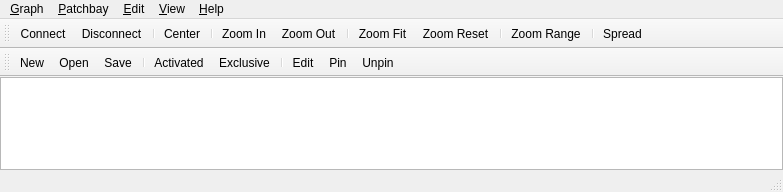
<?xml version="1.0" encoding="UTF-8"?>
<ui version="4.0">
 <author>rncbc aka Rui Nuno Capela</author>
 <comment>qpwgraph - A PipeWire Graph Qt GUI Interface

   Copyright (C) 2021-2026, rncbc aka Rui Nuno Capela. All rights reserved.

   This program is free software; you can redistribute it and/or
   modify it under the terms of the GNU General Public License
   as published by the Free Software Foundation; either version 2
   of the License, or (at your option) any later version.

   This program is distributed in the hope that it will be useful,
   but WITHOUT ANY WARRANTY; without even the implied warranty of
   MERCHANTABILITY or FITNESS FOR A PARTICULAR PURPOSE.  See the
   GNU General Public License for more details.

   You should have received a copy of the GNU General Public License along
   with this program; if not, write to the Free Software Foundation, Inc.,
   51 Franklin Street, Fifth Floor, Boston, MA 02110-1301 USA.

 </comment>
 <class>qpwgraph_main</class>
 <widget class="QMainWindow" name="qpwgraph_main">
  <property name="geometry">
   <rect>
    <x>0</x>
    <y>0</y>
    <width>783</width>
    <height>192</height>
   </rect>
  </property>
  <property name="windowTitle">
   <string>qpwgraph</string>
  </property>
  <property name="windowIcon">
   <iconset resource="qpwgraph.qrc">
    <normaloff>:/images/qpwgraph.svg</normaloff>:/images/qpwgraph.svg</iconset>
  </property>
  <widget class="QWidget" name="MainCentralWidget">
   <layout class="QVBoxLayout">
    <property name="spacing">
     <number>0</number>
    </property>
    <property name="margin" stdset="0">
     <number>0</number>
    </property>
    <item>
     <widget class="qpwgraph_canvas" name="graphCanvas"/>
    </item>
   </layout>
  </widget>
  <widget class="QStatusBar" name="StatusBar"/>
  <widget class="QMenuBar" name="MenuBar">
   <property name="geometry">
    <rect>
     <x>0</x>
     <y>0</y>
     <width>783</width>
     <height>22</height>
    </rect>
   </property>
   <widget class="QMenu" name="graphMenu">
    <property name="title">
     <string>&amp;Graph</string>
    </property>
    <addaction name="graphConnectAction"/>
    <addaction name="graphDisconnectAction"/>
    <addaction name="separator"/>
    <addaction name="graphOptionsAction"/>
    <addaction name="separator"/>
    <addaction name="graphQuitAction"/>
   </widget>
   <widget class="QMenu" name="patchbayMenu">
    <property name="title">
     <string>&amp;Patchbay</string>
    </property>
    <widget class="QMenu" name="patchbayOpenRecentMenu">
     <property name="title">
      <string>Open &amp;Recent</string>
     </property>
    </widget>
    <addaction name="patchbayNewAction"/>
    <addaction name="separator"/>
    <addaction name="patchbayOpenAction"/>
    <addaction name="patchbayOpenRecentMenu"/>
    <addaction name="separator"/>
    <addaction name="patchbaySaveAction"/>
    <addaction name="patchbaySaveAsAction"/>
    <addaction name="separator"/>
    <addaction name="patchbayActivatedAction"/>
    <addaction name="patchbayExclusiveAction"/>
    <addaction name="separator"/>
    <addaction name="patchbayEditAction"/>
    <addaction name="patchbayPinAction"/>
    <addaction name="patchbayUnpinAction"/>
    <addaction name="separator"/>
    <addaction name="patchbayAutoPinAction"/>
    <addaction name="patchbayAutoDisconnectAction"/>
    <addaction name="separator"/>
    <addaction name="patchbayManageAction"/>
   </widget>
   <widget class="QMenu" name="editMenu">
    <property name="title">
     <string>&amp;Edit</string>
    </property>
    <addaction name="editSelectAllAction"/>
    <addaction name="editSelectNoneAction"/>
    <addaction name="editSelectInvertAction"/>
    <addaction name="separator"/>
    <addaction name="editSearchItemAction"/>
    <addaction name="editRenameItemAction"/>
   </widget>
   <widget class="QMenu" name="viewMenu">
    <property name="title">
     <string>&amp;View</string>
    </property>
    <widget class="QMenu" name="viewToolbarMenu">
     <property name="title">
      <string>&amp;Toolbar</string>
     </property>
     <addaction name="viewGraphToolbarAction"/>
     <addaction name="viewPatchbayToolbarAction"/>
    </widget>
    <widget class="QMenu" name="viewThumbviewMenu">
     <property name="title">
      <string>T&amp;humbview</string>
     </property>
     <property name="icon">
      <iconset resource="qpwgraph.qrc">
       <normaloff>:/images/viewThumbview.png</normaloff>:/images/viewThumbview.png</iconset>
     </property>
     <addaction name="viewThumbviewTopLeftAction"/>
     <addaction name="viewThumbviewTopRightAction"/>
     <addaction name="viewThumbviewBottomLeftAction"/>
     <addaction name="viewThumbviewBottomRightAction"/>
     <addaction name="separator"/>
     <addaction name="viewThumbviewNoneAction"/>
    </widget>
    <widget class="QMenu" name="viewZoomMenu">
     <property name="title">
      <string>&amp;Zoom</string>
     </property>
     <property name="icon">
      <iconset resource="qpwgraph.qrc">
       <normaloff>:/images/viewZoomTool.png</normaloff>:/images/viewZoomTool.png</iconset>
     </property>
     <addaction name="viewZoomInAction"/>
     <addaction name="viewZoomOutAction"/>
     <addaction name="separator"/>
     <addaction name="viewZoomFitAction"/>
     <addaction name="viewZoomResetAction"/>
    </widget>
    <widget class="QMenu" name="viewColorsMenu">
     <property name="title">
      <string>Co&amp;lors</string>
     </property>
     <property name="icon">
      <iconset resource="qpwgraph.qrc">
       <normaloff>:/images/viewColors.png</normaloff>:/images/viewColors.png</iconset>
     </property>
     <addaction name="viewColorsPipewireAudioAction"/>
     <addaction name="viewColorsPipewireMidiAction"/>
     <addaction name="viewColorsPipewireVideoAction"/>
     <addaction name="viewColorsPipewireOtherAction"/>
     <addaction name="separator"/>
     <addaction name="viewColorsResetAction"/>
    </widget>
    <widget class="QMenu" name="viewSortMenu">
     <property name="title">
      <string>S&amp;ort</string>
     </property>
     <addaction name="viewSortPortNameAction"/>
     <addaction name="viewSortPortTitleAction"/>
     <addaction name="viewSortPortIndexAction"/>
     <addaction name="separator"/>
     <addaction name="viewSortAscendingAction"/>
     <addaction name="viewSortDescendingAction"/>
    </widget>
    <addaction name="viewMenubarAction"/>
    <addaction name="viewToolbarMenu"/>
    <addaction name="viewStatusbarAction"/>
    <addaction name="separator"/>
    <addaction name="viewThumbviewMenu"/>
    <addaction name="separator"/>
    <addaction name="viewTextBesideIconsAction"/>
    <addaction name="viewColorsMenu"/>
    <addaction name="viewSortMenu"/>
    <addaction name="separator"/>
    <addaction name="viewCenterAction"/>
    <addaction name="viewZoomMenu"/>
    <addaction name="viewZoomRangeAction"/>
    <addaction name="separator"/>
    <addaction name="viewRepelOverlappingNodesAction"/>
    <addaction name="viewConnectThroughNodesAction"/>
    <addaction name="viewHidePulseVolumeAction"/>
    <addaction name="separator"/>
    <addaction name="viewArrangeNodesAction"/>
    <addaction name="separator"/>
    <addaction name="viewRefreshAction"/>
   </widget>
   <widget class="QMenu" name="helpMenu">
    <property name="title">
     <string>&amp;Help</string>
    </property>
    <addaction name="helpAboutAction"/>
    <addaction name="helpAboutQtAction"/>
   </widget>
   <addaction name="graphMenu"/>
   <addaction name="patchbayMenu"/>
   <addaction name="editMenu"/>
   <addaction name="viewMenu"/>
   <addaction name="separator"/>
   <addaction name="helpMenu"/>
  </widget>
  <widget class="QToolBar" name="graphToolbar">
   <property name="allowedAreas">
    <set>Qt::AllToolBarAreas</set>
   </property>
   <property name="orientation">
    <enum>Qt::Horizontal</enum>
   </property>
   <property name="toolButtonStyle">
    <enum>Qt::ToolButtonTextBesideIcon</enum>
   </property>
   <property name="floatable">
    <bool>true</bool>
   </property>
   <attribute name="toolBarArea">
    <enum>TopToolBarArea</enum>
   </attribute>
   <attribute name="toolBarBreak">
    <bool>false</bool>
   </attribute>
   <addaction name="graphConnectAction"/>
   <addaction name="graphDisconnectAction"/>
   <addaction name="separator"/>
   <addaction name="viewCenterAction"/>
   <addaction name="separator"/>
   <addaction name="viewZoomInAction"/>
   <addaction name="viewZoomOutAction"/>
   <addaction name="separator"/>
   <addaction name="viewZoomFitAction"/>
   <addaction name="viewZoomResetAction"/>
   <addaction name="separator"/>
   <addaction name="viewZoomRangeAction"/>
   <addaction name="separator"/>
   <addaction name="actionSpread"/>
  </widget>
  <widget class="QToolBar" name="patchbayToolbar">
   <property name="allowedAreas">
    <set>Qt::AllToolBarAreas</set>
   </property>
   <property name="orientation">
    <enum>Qt::Horizontal</enum>
   </property>
   <property name="toolButtonStyle">
    <enum>Qt::ToolButtonTextBesideIcon</enum>
   </property>
   <property name="floatable">
    <bool>true</bool>
   </property>
   <attribute name="toolBarArea">
    <enum>TopToolBarArea</enum>
   </attribute>
   <attribute name="toolBarBreak">
    <bool>true</bool>
   </attribute>
   <addaction name="patchbayNewAction"/>
   <addaction name="patchbayOpenAction"/>
   <addaction name="patchbaySaveAction"/>
   <addaction name="separator"/>
   <addaction name="patchbayActivatedAction"/>
   <addaction name="patchbayExclusiveAction"/>
   <addaction name="separator"/>
   <addaction name="patchbayEditAction"/>
   <addaction name="patchbayPinAction"/>
   <addaction name="patchbayUnpinAction"/>
  </widget>
  <action name="graphConnectAction">
   <property name="icon">
    <iconset resource="qpwgraph.qrc">
     <normaloff>:/images/itemConnect.png</normaloff>:/images/itemConnect.png</iconset>
   </property>
   <property name="text">
    <string>&amp;Connect</string>
   </property>
   <property name="iconText">
    <string>Connect</string>
   </property>
   <property name="toolTip">
    <string>Connect</string>
   </property>
   <property name="statusTip">
    <string>Connect selected ports</string>
   </property>
   <property name="shortcut">
    <string>Ctrl+C</string>
   </property>
  </action>
  <action name="graphDisconnectAction">
   <property name="icon">
    <iconset resource="qpwgraph.qrc">
     <normaloff>:/images/itemDisconnect.png</normaloff>:/images/itemDisconnect.png</iconset>
   </property>
   <property name="text">
    <string>&amp;Disconnect</string>
   </property>
   <property name="iconText">
    <string>Disconnect</string>
   </property>
   <property name="toolTip">
    <string>Disconnect</string>
   </property>
   <property name="statusTip">
    <string>Disconnect selected ports</string>
   </property>
   <property name="shortcut">
    <string>Ctrl+D</string>
   </property>
  </action>
  <action name="graphOptionsAction">
   <property name="text">
    <string>&amp;Options...</string>
   </property>
   <property name="iconText">
    <string>Options</string>
   </property>
   <property name="toolTip">
    <string>Options</string>
   </property>
   <property name="statusTip">
    <string>Change general application program options</string>
   </property>
   <property name="shortcut">
    <string/>
   </property>
  </action>
  <action name="graphQuitAction">
   <property name="text">
    <string>&amp;Quit</string>
   </property>
   <property name="iconText">
    <string>Quit</string>
   </property>
   <property name="toolTip">
    <string>Quit</string>
   </property>
   <property name="statusTip">
    <string>Quit this application program</string>
   </property>
   <property name="shortcut">
    <string>Ctrl+Q</string>
   </property>
  </action>
  <action name="patchbayNewAction">
   <property name="icon">
    <iconset resource="qpwgraph.qrc">
     <normaloff>:/images/fileNew.png</normaloff>:/images/fileNew.png</iconset>
   </property>
   <property name="text">
    <string>&amp;New</string>
   </property>
   <property name="iconText">
    <string>New</string>
   </property>
   <property name="toolTip">
    <string>New patchbay</string>
   </property>
   <property name="statusTip">
    <string>New patchbay</string>
   </property>
   <property name="shortcut">
    <string>Ctrl+N</string>
   </property>
  </action>
  <action name="patchbayOpenAction">
   <property name="icon">
    <iconset resource="qpwgraph.qrc">
     <normaloff>:/images/fileOpen.png</normaloff>:/images/fileOpen.png</iconset>
   </property>
   <property name="text">
    <string>&amp;Open...</string>
   </property>
   <property name="iconText">
    <string>Open</string>
   </property>
   <property name="toolTip">
    <string>Open patchbay</string>
   </property>
   <property name="statusTip">
    <string>Open patchbay</string>
   </property>
   <property name="shortcut">
    <string>Ctrl+O</string>
   </property>
  </action>
  <action name="patchbaySaveAction">
   <property name="icon">
    <iconset resource="qpwgraph.qrc">
     <normaloff>:/images/fileSave.png</normaloff>:/images/fileSave.png</iconset>
   </property>
   <property name="text">
    <string>&amp;Save</string>
   </property>
   <property name="iconText">
    <string>Save</string>
   </property>
   <property name="toolTip">
    <string>Save patchbay</string>
   </property>
   <property name="statusTip">
    <string>Save current patchbay</string>
   </property>
   <property name="shortcut">
    <string>Ctrl+S</string>
   </property>
  </action>
  <action name="patchbaySaveAsAction">
   <property name="text">
    <string>Save &amp;As...</string>
   </property>
   <property name="iconText">
    <string>Save As</string>
   </property>
   <property name="toolTip">
    <string>Save as</string>
   </property>
   <property name="statusTip">
    <string>Save current patchbay with another name</string>
   </property>
  </action>
  <action name="patchbayActivatedAction">
   <property name="checkable">
    <bool>true</bool>
   </property>
   <property name="icon">
    <iconset resource="qpwgraph.qrc">
     <normaloff>:/images/itemActivate.png</normaloff>:/images/itemActivate.png</iconset>
   </property>
   <property name="text">
    <string>Act&amp;ivated</string>
   </property>
   <property name="iconText">
    <string>Activated</string>
   </property>
   <property name="toolTip">
    <string>Activated patchbay</string>
   </property>
   <property name="statusTip">
    <string>Activate current patchbay</string>
   </property>
   <property name="shortcut">
    <string/>
   </property>
  </action>
  <action name="patchbayExclusiveAction">
   <property name="checkable">
    <bool>true</bool>
   </property>
   <property name="icon">
    <iconset resource="qpwgraph.qrc">
     <normaloff>:/images/itemExclusive.png</normaloff>:/images/itemExclusive.png</iconset>
   </property>
   <property name="text">
    <string>E&amp;xclusive</string>
   </property>
   <property name="iconText">
    <string>Exclusive</string>
   </property>
   <property name="toolTip">
    <string>Exclusive patchbay</string>
   </property>
   <property name="statusTip">
    <string>Exclusive current patchbay</string>
   </property>
   <property name="shortcut">
    <string/>
   </property>
  </action>
  <action name="patchbayEditAction">
   <property name="checkable">
    <bool>true</bool>
   </property>
   <property name="icon">
    <iconset resource="qpwgraph.qrc">
     <normaloff>:/images/itemEdit.png</normaloff>:/images/itemEdit.png</iconset>
   </property>
   <property name="text">
    <string>&amp;Edit</string>
   </property>
   <property name="iconText">
    <string>Edit</string>
   </property>
   <property name="toolTip">
    <string>Edit patchbay</string>
   </property>
   <property name="statusTip">
    <string>Edit current patchbay</string>
   </property>
   <property name="shortcut">
    <string/>
   </property>
  </action>
  <action name="patchbayPinAction">
   <property name="icon">
    <iconset resource="qpwgraph.qrc">
     <normaloff>:/images/itemPin.png</normaloff>:/images/itemPin.png</iconset>
   </property>
   <property name="text">
    <string>&amp;Pin</string>
   </property>
   <property name="iconText">
    <string>Pin</string>
   </property>
   <property name="toolTip">
    <string>Pin connection</string>
   </property>
   <property name="statusTip">
    <string>Pin connection to current patchbay</string>
   </property>
   <property name="shortcut">
    <string/>
   </property>
  </action>
  <action name="patchbayUnpinAction">
   <property name="icon">
    <iconset resource="qpwgraph.qrc">
     <normaloff>:/images/itemUnpin.png</normaloff>:/images/itemUnpin.png</iconset>
   </property>
   <property name="text">
    <string>&amp;Unpin</string>
   </property>
   <property name="iconText">
    <string>Unpin</string>
   </property>
   <property name="toolTip">
    <string>Unpin connection</string>
   </property>
   <property name="statusTip">
    <string>Unpin connection from current patchbay</string>
   </property>
   <property name="shortcut">
    <string/>
   </property>
  </action>
  <action name="patchbayAutoPinAction">
   <property name="checkable">
    <bool>true</bool>
   </property>
   <property name="text">
    <string>Au&amp;to Pin</string>
   </property>
   <property name="toolTip">
    <string>Auto pin connections</string>
   </property>
   <property name="statusTip">
    <string>Auto pin connections to current patchbay</string>
   </property>
   <property name="shortcut">
    <string/>
   </property>
  </action>
  <action name="patchbayAutoDisconnectAction">
   <property name="checkable">
    <bool>true</bool>
   </property>
   <property name="text">
    <string>Auto &amp;Disconnect</string>
   </property>
   <property name="toolTip">
    <string>Auto disconnect on deactivate</string>
   </property>
   <property name="statusTip">
    <string>Auto disconnect on deactivate current patchbay</string>
   </property>
   <property name="shortcut">
    <string/>
   </property>
  </action>
  <action name="patchbayManageAction">
   <property name="text">
    <string>&amp;Manage...</string>
   </property>
   <property name="toolTip">
    <string>Manage</string>
   </property>
   <property name="statusTip">
    <string>Manage current patchbay</string>
   </property>
   <property name="shortcut">
    <string/>
   </property>
  </action>
  <action name="editSelectAllAction">
   <property name="text">
    <string>Select &amp;All</string>
   </property>
   <property name="iconText">
    <string>Select All</string>
   </property>
   <property name="toolTip">
    <string>Select All</string>
   </property>
   <property name="statusTip">
    <string>Select All</string>
   </property>
   <property name="shortcut">
    <string>Ctrl+A</string>
   </property>
  </action>
  <action name="editSelectNoneAction">
   <property name="text">
    <string>Select &amp;None</string>
   </property>
   <property name="iconText">
    <string>Select None</string>
   </property>
   <property name="toolTip">
    <string>Select None</string>
   </property>
   <property name="statusTip">
    <string>Select None</string>
   </property>
   <property name="shortcut">
    <string>Ctrl+Shift+A</string>
   </property>
  </action>
  <action name="editSelectInvertAction">
   <property name="text">
    <string>Select &amp;Invert</string>
   </property>
   <property name="iconText">
    <string>Select Invert</string>
   </property>
   <property name="toolTip">
    <string>Select Invert</string>
   </property>
   <property name="statusTip">
    <string>Select Invert</string>
   </property>
   <property name="shortcut">
    <string>Ctrl+I</string>
   </property>
  </action>
  <action name="editSearchItemAction">
   <property name="icon">
    <iconset resource="qpwgraph.qrc">
     <normaloff>:/images/itemFind.png</normaloff>:/images/itemFind.png</iconset>
   </property>
   <property name="text">
    <string>&amp;Find...</string>
   </property>
   <property name="iconText">
    <string>Find</string>
   </property>
   <property name="toolTip">
    <string>Find nodes</string>
   </property>
   <property name="statusTip">
    <string>Find nodes</string>
   </property>
   <property name="shortcut">
    <string>Ctrl+F</string>
   </property>
  </action>
  <action name="editRenameItemAction">
   <property name="icon">
    <iconset resource="qpwgraph.qrc">:/images/itemEdit.png</iconset>
   </property>
   <property name="text">
    <string>&amp;Rename...</string>
   </property>
   <property name="iconText">
    <string>Rename Item</string>
   </property>
   <property name="toolTip">
    <string>Rename item</string>
   </property>
   <property name="statusTip">
    <string>Rename item</string>
   </property>
   <property name="shortcut">
    <string>F2</string>
   </property>
  </action>
  <action name="viewMenubarAction">
   <property name="checkable">
    <bool>true</bool>
   </property>
   <property name="text">
    <string>&amp;Menubar</string>
   </property>
   <property name="iconText">
    <string>Menubar</string>
   </property>
   <property name="toolTip">
    <string>Menubar</string>
   </property>
   <property name="statusTip">
    <string>Show/hide the main program window menubar</string>
   </property>
   <property name="shortcut">
    <string>Ctrl+M</string>
   </property>
  </action>
  <action name="viewGraphToolbarAction">
   <property name="checkable">
    <bool>true</bool>
   </property>
   <property name="text">
    <string>&amp;Graph</string>
   </property>
   <property name="iconText">
    <string>Graph Toolbar</string>
   </property>
   <property name="toolTip">
    <string>Graph toolbar</string>
   </property>
   <property name="statusTip">
    <string>Show/hide main program graph toolbar</string>
   </property>
  </action>
  <action name="viewPatchbayToolbarAction">
   <property name="checkable">
    <bool>true</bool>
   </property>
   <property name="text">
    <string>&amp;Patchbay</string>
   </property>
   <property name="iconText">
    <string>Patchbay Toolbar</string>
   </property>
   <property name="toolTip">
    <string>Patchbay toolbar</string>
   </property>
   <property name="statusTip">
    <string>Show/hide main program patchbay toolbar</string>
   </property>
  </action>
  <action name="viewStatusbarAction">
   <property name="checkable">
    <bool>true</bool>
   </property>
   <property name="text">
    <string>&amp;Statusbar</string>
   </property>
   <property name="iconText">
    <string>Statusbar</string>
   </property>
   <property name="toolTip">
    <string>Statusbar</string>
   </property>
   <property name="statusTip">
    <string>Show/hide the main program window statusbar</string>
   </property>
   <property name="shortcut">
    <string/>
   </property>
  </action>
  <action name="viewThumbviewTopLeftAction">
   <property name="checkable">
    <bool>true</bool>
   </property>
   <property name="text">
    <string>&amp;Top Left</string>
   </property>
   <property name="iconText">
    <string>Top left</string>
   </property>
   <property name="toolTip">
    <string>Top left</string>
   </property>
   <property name="statusTip">
    <string>Show the thumbnail overview on the top-left</string>
   </property>
   <property name="shortcut">
    <string/>
   </property>
  </action>
  <action name="viewThumbviewTopRightAction">
   <property name="checkable">
    <bool>true</bool>
   </property>
   <property name="text">
    <string>Top &amp;Right</string>
   </property>
   <property name="iconText">
    <string>Top Right</string>
   </property>
   <property name="toolTip">
    <string>Top right</string>
   </property>
   <property name="statusTip">
    <string>Show the thumbnail overview on the top-right</string>
   </property>
   <property name="shortcut">
    <string/>
   </property>
  </action>
  <action name="viewThumbviewBottomLeftAction">
   <property name="checkable">
    <bool>true</bool>
   </property>
   <property name="text">
    <string>Bottom &amp;Left</string>
   </property>
   <property name="iconText">
    <string>Bottom Left</string>
   </property>
   <property name="toolTip">
    <string>Bottom left</string>
   </property>
   <property name="statusTip">
    <string>Show the thumbnail overview on the bottom-left</string>
   </property>
   <property name="shortcut">
    <string/>
   </property>
  </action>
  <action name="viewThumbviewBottomRightAction">
   <property name="checkable">
    <bool>true</bool>
   </property>
   <property name="text">
    <string>&amp;Bottom Right</string>
   </property>
   <property name="iconText">
    <string>Bottom Right</string>
   </property>
   <property name="toolTip">
    <string>Bottom right</string>
   </property>
   <property name="statusTip">
    <string>Show the thumbnail overview on the bottom-right</string>
   </property>
   <property name="shortcut">
    <string/>
   </property>
  </action>
  <action name="viewThumbviewNoneAction">
   <property name="checkable">
    <bool>true</bool>
   </property>
   <property name="text">
    <string>&amp;None</string>
   </property>
   <property name="iconText">
    <string>None</string>
   </property>
   <property name="toolTip">
    <string>Hide thumbview</string>
   </property>
   <property name="statusTip">
    <string>Hide the thumbnail overview</string>
   </property>
   <property name="shortcut">
    <string/>
   </property>
  </action>
  <action name="viewTextBesideIconsAction">
   <property name="checkable">
    <bool>true</bool>
   </property>
   <property name="text">
    <string>Text Beside &amp;Icons</string>
   </property>
   <property name="iconText">
    <string>Text Beside Icons</string>
   </property>
   <property name="toolTip">
    <string>Text beside icons</string>
   </property>
   <property name="statusTip">
    <string>Show/hide text beside icons</string>
   </property>
  </action>
  <action name="viewCenterAction">
   <property name="icon">
    <iconset resource="qpwgraph.qrc">
     <normaloff>:/images/viewCenter.png</normaloff>:/images/viewCenter.png</iconset>
   </property>
   <property name="text">
    <string>&amp;Center</string>
   </property>
   <property name="iconText">
    <string>Center</string>
   </property>
   <property name="toolTip">
    <string>Center</string>
   </property>
   <property name="statusTip">
    <string>Center view</string>
   </property>
   <property name="shortcut">
    <string/>
   </property>
  </action>
  <action name="viewRefreshAction">
   <property name="text">
    <string>&amp;Refresh</string>
   </property>
   <property name="iconText">
    <string>Refresh</string>
   </property>
   <property name="toolTip">
    <string>Refresh</string>
   </property>
   <property name="statusTip">
    <string>Refresh view</string>
   </property>
   <property name="shortcut">
    <string>F5</string>
   </property>
  </action>
  <action name="viewZoomInAction">
   <property name="icon">
    <iconset resource="qpwgraph.qrc">
     <normaloff>:/images/viewZoomIn.png</normaloff>:/images/viewZoomIn.png</iconset>
   </property>
   <property name="text">
    <string>Zoom &amp;In</string>
   </property>
   <property name="iconText">
    <string>Zoom In</string>
   </property>
   <property name="toolTip">
    <string>Zoom In</string>
   </property>
   <property name="statusTip">
    <string>Zoom In</string>
   </property>
   <property name="shortcut">
    <string>Ctrl++</string>
   </property>
  </action>
  <action name="viewZoomOutAction">
   <property name="icon">
    <iconset resource="qpwgraph.qrc">
     <normaloff>:/images/viewZoomOut.png</normaloff>:/images/viewZoomOut.png</iconset>
   </property>
   <property name="text">
    <string>Zoom &amp;Out</string>
   </property>
   <property name="iconText">
    <string>Zoom Out</string>
   </property>
   <property name="toolTip">
    <string>Zoom Out</string>
   </property>
   <property name="statusTip">
    <string>Zoom Out</string>
   </property>
   <property name="shortcut">
    <string>Ctrl+-</string>
   </property>
  </action>
  <action name="viewZoomFitAction">
   <property name="icon">
    <iconset resource="qpwgraph.qrc">
     <normaloff>:/images/viewZoomFit.png</normaloff>:/images/viewZoomFit.png</iconset>
   </property>
   <property name="text">
    <string>Zoom &amp;Fit</string>
   </property>
   <property name="iconText">
    <string>Zoom Fit</string>
   </property>
   <property name="toolTip">
    <string>Zoom Fit</string>
   </property>
   <property name="statusTip">
    <string>Zoom Fit</string>
   </property>
   <property name="shortcut">
    <string>Ctrl+0</string>
   </property>
  </action>
  <action name="viewZoomResetAction">
   <property name="icon">
    <iconset resource="qpwgraph.qrc">
     <normaloff>:/images/viewZoomReset.png</normaloff>:/images/viewZoomReset.png</iconset>
   </property>
   <property name="text">
    <string>Zoom &amp;Reset</string>
   </property>
   <property name="iconText">
    <string>Zoom Reset</string>
   </property>
   <property name="toolTip">
    <string>Zoom Reset</string>
   </property>
   <property name="statusTip">
    <string>Zoom Reset</string>
   </property>
   <property name="shortcut">
    <string>Ctrl+1</string>
   </property>
  </action>
  <action name="viewZoomRangeAction">
   <property name="checkable">
    <bool>true</bool>
   </property>
   <property name="icon">
    <iconset resource="qpwgraph.qrc">
     <normaloff>:/images/viewZoomRange.png</normaloff>:/images/viewZoomRange.png</iconset>
   </property>
   <property name="text">
    <string>Zoom Rang&amp;e</string>
   </property>
   <property name="iconText">
    <string>Zoom Range</string>
   </property>
   <property name="toolTip">
    <string>Zoom Range</string>
   </property>
   <property name="statusTip">
    <string>Zoom Range</string>
   </property>
   <property name="shortcut">
    <string/>
   </property>
  </action>
  <action name="viewColorsPipewireAudioAction">
   <property name="text">
    <string>PipeWire &amp;Audio...</string>
   </property>
   <property name="iconText">
    <string>PipeWire Audio Color</string>
   </property>
   <property name="toolTip">
    <string>PipeWire Audio color</string>
   </property>
   <property name="statusTip">
    <string>PipeWire Audio color</string>
   </property>
   <property name="shortcut">
    <string/>
   </property>
  </action>
  <action name="viewColorsPipewireMidiAction">
   <property name="text">
    <string>PipeWire &amp;MIDI...</string>
   </property>
   <property name="iconText">
    <string>PipeWire MIDI Color</string>
   </property>
   <property name="toolTip">
    <string>PipeWire MIDI color</string>
   </property>
   <property name="statusTip">
    <string>PipeWire MIDI color</string>
   </property>
   <property name="shortcut">
    <string/>
   </property>
  </action>
  <action name="viewColorsPipewireVideoAction">
   <property name="text">
    <string>PipeWire &amp;Video...</string>
   </property>
   <property name="iconText">
    <string>PipeWire Video Color</string>
   </property>
   <property name="toolTip">
    <string>PipeWire Video color</string>
   </property>
   <property name="statusTip">
    <string>PipeWire Video color</string>
   </property>
   <property name="shortcut">
    <string/>
   </property>
  </action>
  <action name="viewColorsPipewireOtherAction">
   <property name="text">
    <string>PipeWire &amp;Other...</string>
   </property>
   <property name="iconText">
    <string>PipeWire Other Color</string>
   </property>
   <property name="toolTip">
    <string>PipeWire Other color</string>
   </property>
   <property name="statusTip">
    <string>PipeWire Other color</string>
   </property>
   <property name="shortcut">
    <string/>
   </property>
  </action>
  <action name="viewColorsAlsaMidiAction">
   <property name="text">
    <string>ALSA M&amp;IDI...</string>
   </property>
   <property name="iconText">
    <string>ALSA MIDI Color</string>
   </property>
   <property name="toolTip">
    <string>ALSA MIDI color</string>
   </property>
   <property name="statusTip">
    <string>ALSA MIDI color</string>
   </property>
   <property name="shortcut">
    <string/>
   </property>
  </action>
  <action name="viewColorsResetAction">
   <property name="text">
    <string>&amp;Reset</string>
   </property>
   <property name="iconText">
    <string>Reset Colors</string>
   </property>
   <property name="toolTip">
    <string>Reset colors</string>
   </property>
   <property name="statusTip">
    <string>Reset colors</string>
   </property>
   <property name="shortcut">
    <string/>
   </property>
  </action>
  <action name="viewSortPortNameAction">
   <property name="checkable">
    <bool>true</bool>
   </property>
   <property name="text">
    <string>Port &amp;Name</string>
   </property>
   <property name="toolTip">
    <string>Port name</string>
   </property>
   <property name="statusTip">
    <string>Sort by port name</string>
   </property>
   <property name="shortcut">
    <string/>
   </property>
  </action>
  <action name="viewSortPortTitleAction">
   <property name="checkable">
    <bool>true</bool>
   </property>
   <property name="text">
    <string>Port &amp;Title</string>
   </property>
   <property name="toolTip">
    <string>Port title</string>
   </property>
   <property name="statusTip">
    <string>Sort by port title</string>
   </property>
   <property name="shortcut">
    <string/>
   </property>
  </action>
  <action name="viewSortPortIndexAction">
   <property name="checkable">
    <bool>true</bool>
   </property>
   <property name="text">
    <string>Port &amp;Index</string>
   </property>
   <property name="toolTip">
    <string>Port index</string>
   </property>
   <property name="statusTip">
    <string>Sort by port index</string>
   </property>
   <property name="shortcut">
    <string/>
   </property>
  </action>
  <action name="viewSortAscendingAction">
   <property name="checkable">
    <bool>true</bool>
   </property>
   <property name="text">
    <string>&amp;Ascending</string>
   </property>
   <property name="toolTip">
    <string>Ascending</string>
   </property>
   <property name="statusTip">
    <string>Ascending sort order</string>
   </property>
   <property name="shortcut">
    <string/>
   </property>
  </action>
  <action name="viewSortDescendingAction">
   <property name="checkable">
    <bool>true</bool>
   </property>
   <property name="text">
    <string>&amp;Descending</string>
   </property>
   <property name="toolTip">
    <string>Descending</string>
   </property>
   <property name="statusTip">
    <string>Descending sort order</string>
   </property>
   <property name="shortcut">
    <string/>
   </property>
  </action>
  <action name="viewRepelOverlappingNodesAction">
   <property name="checkable">
    <bool>true</bool>
   </property>
   <property name="text">
    <string>Repel O&amp;verlapping Nodes</string>
   </property>
   <property name="iconText">
    <string>Repel Nodes</string>
   </property>
   <property name="toolTip">
    <string>Repel overlapping nodes</string>
   </property>
   <property name="statusTip">
    <string>Repel overlapping nodes</string>
   </property>
   <property name="shortcut">
    <string/>
   </property>
  </action>
  <action name="viewConnectThroughNodesAction">
   <property name="checkable">
    <bool>true</bool>
   </property>
   <property name="text">
    <string>Connect Thro&amp;ugh Nodes</string>
   </property>
   <property name="iconText">
    <string>Connect Through Nodes</string>
   </property>
   <property name="toolTip">
    <string>Connect through nodes</string>
   </property>
   <property name="statusTip">
    <string>Whether to draw connectors through or around nodes</string>
   </property>
   <property name="shortcut">
    <string/>
   </property>
  </action>
  <action name="viewHidePulseVolumeAction">
   <property name="checkable">
    <bool>true</bool>
   </property>
   <property name="text">
    <string>Hide &amp;PulseAudio Volume</string>
   </property>
   <property name="iconText">
    <string>Hide PulseAudio Volume</string>
   </property>
   <property name="toolTip">
    <string>Hide PulseAudio volume nodes</string>
   </property>
   <property name="statusTip">
    <string>Hide PulseAudio volume/infrastructure nodes from the graph</string>
   </property>
   <property name="shortcut">
    <string/>
   </property>
  </action>
  <action name="viewArrangeNodesAction">
   <property name="text">
    <string>&amp;Arrange Nodes</string>
   </property>
   <property name="iconText">
    <string>Arrange Nodes</string>
   </property>
   <property name="toolTip">
    <string>Arrange nodes (topological sort)</string>
   </property>
   <property name="statusTip">
    <string>Use topological sort to arrange selected nodes following signal path from left to right.</string>
   </property>
   <property name="shortcut">
    <string/>
   </property>
  </action>
  <action name="helpAboutAction">
   <property name="text">
    <string>&amp;About...</string>
   </property>
   <property name="iconText">
    <string>About...</string>
   </property>
   <property name="toolTip">
    <string>About</string>
   </property>
   <property name="statusTip">
    <string>Show information about this application program</string>
   </property>
   <property name="shortcut">
    <string/>
   </property>
  </action>
  <action name="helpAboutQtAction">
   <property name="text">
    <string>About &amp;Qt...</string>
   </property>
   <property name="iconText">
    <string>About Qt...</string>
   </property>
   <property name="toolTip">
    <string>About Qt</string>
   </property>
   <property name="statusTip">
    <string>Show information about the Qt toolkit</string>
   </property>
   <property name="shortcut">
    <string/>
   </property>
  </action>
  <action name="actionSpread">
   <property name="icon">
    <iconset resource="qpwgraph.qrc">
     <normaloff>:/images/viewArrange.png</normaloff>:/images/viewArrange.png</iconset>
   </property>
   <property name="text">
    <string>&amp;Spread</string>
   </property>
   <property name="iconText">
    <string>Spread</string>
   </property>
   <property name="toolTip">
    <string>Auto-arrange nodes</string>
   </property>
   <property name="statusTip">
    <string>Auto-arrange nodes into columns</string>
   </property>
  </action>
 </widget>
 <layoutdefault spacing="4" margin="4"/>
 <customwidgets>
  <customwidget>
   <class>qpwgraph_canvas</class>
   <extends>QGraphicsView</extends>
   <header>qpwgraph_canvas.h</header>
  </customwidget>
 </customwidgets>
 <resources>
  <include location="qpwgraph.qrc"/>
 </resources>
 <connections/>
</ui>
